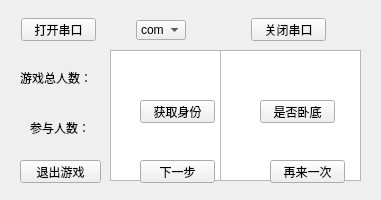
<?xml version="1.0" encoding="UTF-8"?>
<ui version="4.0">
 <class>serial</class>
 <widget class="QWidget" name="serial">
  <property name="geometry">
   <rect>
    <x>0</x>
    <y>0</y>
    <width>381</width>
    <height>200</height>
   </rect>
  </property>
  <property name="windowTitle">
   <string>游戏进行中...</string>
  </property>
  <property name="windowIcon">
   <iconset resource="../resource.qrc">
    <normaloff>:/new/picture/1.ico</normaloff>:/new/picture/1.ico</iconset>
  </property>
  <widget class="QPushButton" name="send1Button">
   <property name="geometry">
    <rect>
     <x>140</x>
     <y>100</y>
     <width>75</width>
     <height>23</height>
    </rect>
   </property>
   <property name="text">
    <string>获取身份</string>
   </property>
  </widget>
  <widget class="QLabel" name="gamer">
   <property name="geometry">
    <rect>
     <x>90</x>
     <y>120</y>
     <width>54</width>
     <height>16</height>
    </rect>
   </property>
   <property name="text">
    <string/>
   </property>
  </widget>
  <widget class="QLabel" name="plangamer">
   <property name="geometry">
    <rect>
     <x>90</x>
     <y>70</y>
     <width>61</width>
     <height>16</height>
    </rect>
   </property>
   <property name="text">
    <string/>
   </property>
  </widget>
  <widget class="QTextBrowser" name="picture_right">
   <property name="geometry">
    <rect>
     <x>220</x>
     <y>50</y>
     <width>141</width>
     <height>131</height>
    </rect>
   </property>
   <property name="styleSheet">
    <string notr="true">border-image: url(:/new/picture/1.JPG);</string>
   </property>
  </widget>
  <widget class="QPushButton" name="returnButton">
   <property name="geometry">
    <rect>
     <x>20</x>
     <y>160</y>
     <width>81</width>
     <height>23</height>
    </rect>
   </property>
   <property name="text">
    <string>退出游戏</string>
   </property>
  </widget>
  <widget class="QPushButton" name="startgame">
   <property name="geometry">
    <rect>
     <x>140</x>
     <y>160</y>
     <width>75</width>
     <height>23</height>
    </rect>
   </property>
   <property name="text">
    <string>下一步</string>
   </property>
  </widget>
  <widget class="QPushButton" name="send3Button">
   <property name="geometry">
    <rect>
     <x>260</x>
     <y>100</y>
     <width>75</width>
     <height>23</height>
    </rect>
   </property>
   <property name="text">
    <string>是否卧底</string>
   </property>
  </widget>
  <widget class="QPushButton" name="pushButton_3">
   <property name="geometry">
    <rect>
     <x>270</x>
     <y>160</y>
     <width>75</width>
     <height>23</height>
    </rect>
   </property>
   <property name="text">
    <string>再来一次</string>
   </property>
  </widget>
  <widget class="QTextBrowser" name="picture_left">
   <property name="geometry">
    <rect>
     <x>110</x>
     <y>50</y>
     <width>141</width>
     <height>131</height>
    </rect>
   </property>
   <property name="styleSheet">
    <string notr="true">border-image: url(:/new/picture/1.JPG);</string>
   </property>
  </widget>
  <widget class="QPushButton" name="closeButton">
   <property name="geometry">
    <rect>
     <x>251</x>
     <y>18</y>
     <width>75</width>
     <height>23</height>
    </rect>
   </property>
   <property name="text">
    <string>关闭串口</string>
   </property>
  </widget>
  <widget class="QPushButton" name="startButton">
   <property name="geometry">
    <rect>
     <x>21</x>
     <y>18</y>
     <width>75</width>
     <height>23</height>
    </rect>
   </property>
   <property name="text">
    <string>打开串口</string>
   </property>
  </widget>
  <widget class="QComboBox" name="comboBox">
   <property name="geometry">
    <rect>
     <x>136</x>
     <y>20</y>
     <width>50</width>
     <height>20</height>
    </rect>
   </property>
   <item>
    <property name="text">
     <string>com1</string>
    </property>
   </item>
   <item>
    <property name="text">
     <string>com2</string>
    </property>
   </item>
   <item>
    <property name="text">
     <string>com3</string>
    </property>
   </item>
   <item>
    <property name="text">
     <string>com4</string>
    </property>
   </item>
   <item>
    <property name="text">
     <string>com5</string>
    </property>
   </item>
   <item>
    <property name="text">
     <string>com6</string>
    </property>
   </item>
   <item>
    <property name="text">
     <string>com7</string>
    </property>
   </item>
   <item>
    <property name="text">
     <string>com8</string>
    </property>
   </item>
  </widget>
  <widget class="QLabel" name="label">
   <property name="geometry">
    <rect>
     <x>20</x>
     <y>70</y>
     <width>72</width>
     <height>16</height>
    </rect>
   </property>
   <property name="text">
    <string>游戏总人数：</string>
   </property>
  </widget>
  <widget class="QLabel" name="label_2">
   <property name="geometry">
    <rect>
     <x>30</x>
     <y>120</y>
     <width>60</width>
     <height>16</height>
    </rect>
   </property>
   <property name="text">
    <string>参与人数：</string>
   </property>
  </widget>
  <zorder>picture_left</zorder>
  <zorder>send1Button</zorder>
  <zorder>gamer</zorder>
  <zorder>verticalLayoutWidget</zorder>
  <zorder>gridLayoutWidget</zorder>
  <zorder>horizontalLayoutWidget</zorder>
  <zorder>plangamer</zorder>
  <zorder>picture_right</zorder>
  <zorder>returnButton</zorder>
  <zorder>startgame</zorder>
  <zorder>send3Button</zorder>
  <zorder>pushButton_3</zorder>
 </widget>
 <layoutdefault spacing="6" margin="11"/>
 <resources>
  <include location="../resource.qrc"/>
 </resources>
 <connections/>
</ui>
